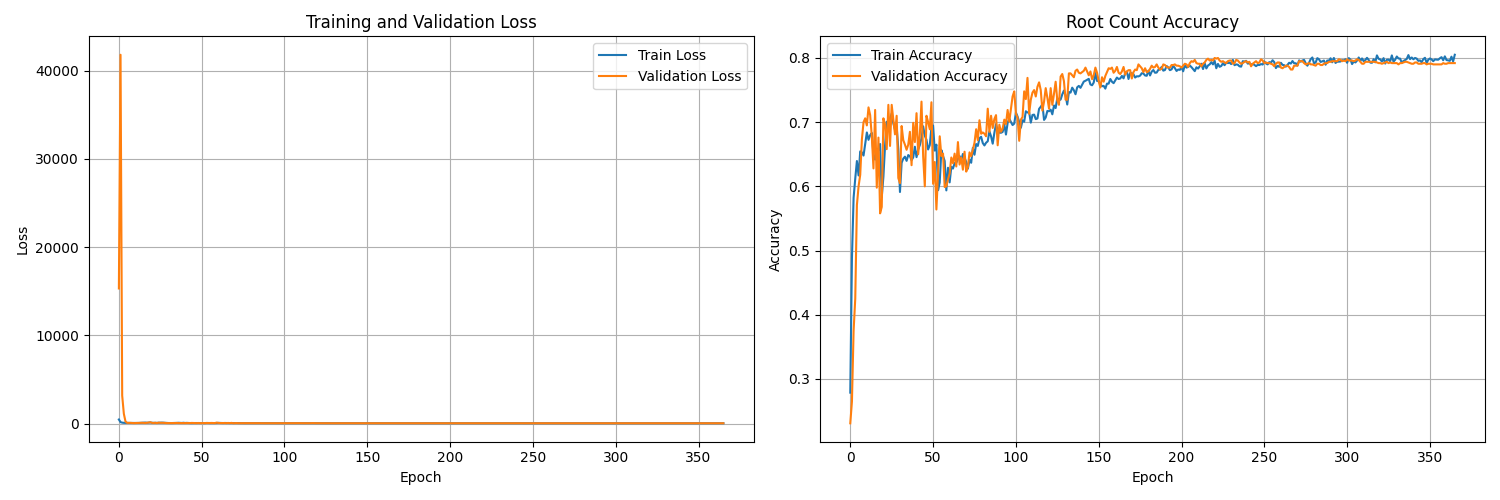

Here is the Python script that generated this plot:
import numpy as np
import pandas as pd
import torch
import torch.nn as nn
import torch.optim as optim
from torch.utils.data import Dataset, DataLoader
import matplotlib.pyplot as plt
from sklearn.model_selection import train_test_split
from sklearn.preprocessing import StandardScaler
from scipy.optimize import fsolve
import warnings
warnings.filterwarnings('ignore')

# GPU 사용 가능하면 GPU 사용
device = torch.device('cuda' if torch.cuda.is_available() else 'cpu')
print(f"사용 디바이스: {device}")

def calculate_actual_roots(a, b, c, domain_range=(-50, 50), step=1, tolerance=1e-8, max_roots=20):
    """실제 근을 수치적으로 계산하는 함수"""
    def f(x, a, b, c):
        """f(x) = e^x * x / (x^4 + bx^2 - cx - 5) - a"""
        if x == 0:
            return np.inf
        try:
            denominator = x**4 + b*x**2 - c*x - 5
            if abs(denominator) < 1e-12:  # 분모가 0에 가까우면
                return np.inf
            return np.exp(x) * x / denominator - a
        except:
            return np.inf
    
    roots = []
    initial_guesses = np.arange(domain_range[0], domain_range[1] + step, step)
    
    # fsolve를 사용한 근찾기
    for guess in initial_guesses:
        try:
            # fsolve 사용
            root_val = fsolve(lambda x: f(x, a, b, c), guess, full_output=True)
            if root_val[2] == 1:  # 수렴 성공
                x_root = root_val[0][0]
                
                # 실제로 근인지 확인
                if abs(f(x_root, a, b, c)) < tolerance:
                    # 중복 제거 (이미 찾은 근과 너무 가까우면 제외)
                    if not any(abs(x_root - r) < tolerance for r in roots):
                        # 정의역 내에 있는지 확인
                        if domain_range[0] <= x_root <= domain_range[1]:
                            roots.append(x_root)
                            
                            # 최대 근 개수 제한
                            if len(roots) >= max_roots:
                                break
        except:
            continue
    
    return sorted(roots)

class RootDataset(Dataset):
    """근 예측용 데이터셋"""
    def __init__(self, X, y_num, y_values):
        self.X = torch.FloatTensor(X)
        self.y_num = torch.FloatTensor(y_num)
        self.y_values = torch.FloatTensor(y_values)
    
    def __len__(self):
        return len(self.X)
    
    def __getitem__(self, idx):
        return self.X[idx], self.y_num[idx], self.y_values[idx]

class RootPredictorNet(nn.Module):
    """근 예측 신경망 - 최대 4개 근까지 예측"""
    def __init__(self, input_dim=3, hidden_dims=[128, 256, 512, 512, 256, 128], max_roots=3):
        super(RootPredictorNet, self).__init__()
        self.max_roots = max_roots
        
        # 공통 백본 네트워크
        layers = []
        prev_dim = input_dim
        
        for hidden_dim in hidden_dims:
            layers.extend([
                nn.Linear(prev_dim, hidden_dim),
                nn.ReLU(),
                nn.BatchNorm1d(hidden_dim),
                nn.Dropout(0.1 if hidden_dim <= 256 else 0.2)
            ])
            prev_dim = hidden_dim
        
        self.backbone = nn.Sequential(*layers)
        
        # 근의 개수 예측 헤드 (0개부터 4개까지)
        self.num_head = nn.Sequential(
            nn.Linear(hidden_dims[-1], 64),
            nn.ReLU(),
            nn.Dropout(0.1),
            nn.Linear(64, max_roots + 1),  # 0, 1, 2, 3, 4개 근
            nn.Softmax(dim=1)
        )
        
        # 근의 값 예측 헤드
        self.values_head = nn.Sequential(
            nn.Linear(hidden_dims[-1], 128),
            nn.ReLU(),
            nn.Dropout(0.1),
            nn.Linear(128, 64),
            nn.ReLU(),
            nn.Dropout(0.1),
            nn.Linear(64, max_roots)  # 최대 4개 근의 값
        )
    
    def forward(self, x):
        # 공통 특성 추출
        features = self.backbone(x)
        
        # 두 개의 헤드로 예측
        num_roots = self.num_head(features)
        root_values = self.values_head(features)
        
        return num_roots, root_values

class RootPredictor:
    def __init__(self, csv_file_path, max_roots=4):
        self.csv_file_path = csv_file_path
        self.model = None
        self.scaler = StandardScaler()
        self.device = device
        self.max_roots = max_roots
        
    def load_and_prepare_data(self):
        """CSV 파일에서 데이터 로드 및 전처리"""
        print("데이터 로딩 및 전처리 중...")
        
        # CSV 파일 읽기
        df = pd.read_csv(self.csv_file_path)
        print(f"원본 데이터 크기: {df.shape}")
        print(f"컬럼: {df.columns.tolist()}")
        
        # 입력 변수 (a, b, c)
        X = df[['a', 'b', 'c']].values
        
        # 근의 개수
        num_roots = df['num_roots'].values
        
        # 근의 값들 (root_1, root_2, root_3, ... 컬럼들)
        root_columns = [col for col in df.columns if col.startswith('root_')]
        print(f"근 컬럼들: {root_columns}")
        
        # 실제 근의 값들 추출
        y_roots = []
        for i, row in df.iterrows():
            roots = []
            num_roots_i = int(row['num_roots'])
            
            # 최대 4개까지만 사용
            for j in range(min(num_roots_i, self.max_roots)):
                if j < len(root_columns):
                    root_value = row[root_columns[j]]
                    if pd.notna(root_value):  # NaN이 아닌 경우만
                        roots.append(root_value)
            
            y_roots.append(roots)
        
        # 근의 개수별 분포 확인 (4개 초과는 4개로 제한)
        root_counts = [min(len(roots), self.max_roots) for roots in y_roots]
        unique, counts = np.unique(root_counts, return_counts=True)
        print("\n근의 개수별 분포 (4개 초과는 4개로 제한):")
        for num, count in zip(unique, counts):
            print(f"  {num}개 근: {count}개 샘플 ({count/len(y_roots)*100:.1f}%)")
        
        return X, y_roots
    
    def prepare_training_data(self, X, y_roots):
        """학습용 데이터 전처리"""
        print("학습용 데이터 변환 중...")
        
        # 입력 정규화
        X_scaled = self.scaler.fit_transform(X)
        
        # 근의 개수를 원핫인코딩
        y_num = []
        y_values = []
        
        for roots in y_roots:
            # 근의 개수 (최대 4개로 제한)
            num_roots = min(len(roots), self.max_roots)
            num_onehot = [0] * (self.max_roots + 1)
            num_onehot[num_roots] = 1
            y_num.append(num_onehot)
            
            # 근의 값들 (4개로 패딩)
            values = list(roots[:self.max_roots]) + [0.0] * (self.max_roots - len(roots[:self.max_roots]))
            y_values.append(values)
        
        return X_scaled, np.array(y_num), np.array(y_values)
    
    def masked_mse_loss(self, predicted_values, true_values, predicted_num):
        """마스킹된 MSE 손실"""
        batch_size = predicted_values.size(0)
        total_loss = 0
        valid_samples = 0
        
        for i in range(batch_size):
            num_roots = torch.argmax(predicted_num[i]).item()
            if num_roots > 0:
                loss = nn.MSELoss()(predicted_values[i, :num_roots], true_values[i, :num_roots])
                total_loss += loss
                valid_samples += 1
        
        return total_loss / max(valid_samples, 1)
    
    def train(self, epochs=100, batch_size=128, learning_rate=0.001, validation_split=0.2):
        """모델 학습"""
        print("=== PyTorch 복잡한 초월방정식 근 예측 신경망 학습 시작 (최대 4개 근) ===")
        
        # 데이터 로드
        X, y_roots = self.load_and_prepare_data()
        X_scaled, y_num, y_values = self.prepare_training_data(X, y_roots)
        
        print(f"전처리된 데이터 크기: X={X_scaled.shape}, y_num={y_num.shape}, y_values={y_values.shape}")
        
        # 학습/검증 데이터 분할
        X_train, X_val, y_num_train, y_num_val, y_values_train, y_values_val = train_test_split(
            X_scaled, y_num, y_values, test_size=validation_split, random_state=42, stratify=np.argmax(y_num, axis=1)
        )
        
        print(f"학습 데이터: {len(X_train)}개")
        print(f"검증 데이터: {len(X_val)}개")
        
        # 데이터로더 생성
        train_dataset = RootDataset(X_train, y_num_train, y_values_train)
        val_dataset = RootDataset(X_val, y_num_val, y_values_val)
        
        train_loader = DataLoader(train_dataset, batch_size=batch_size, shuffle=True)
        val_loader = DataLoader(val_dataset, batch_size=batch_size, shuffle=False)
        
        # 모델 생성
        self.model = RootPredictorNet(max_roots=self.max_roots).to(self.device)
        print(f"\n모델 파라미터 수: {sum(p.numel() for p in self.model.parameters()):,}")
        
        # 옵티마이저와 손실함수
        optimizer = optim.Adam(self.model.parameters(), lr=learning_rate, weight_decay=1e-5)
        scheduler = optim.lr_scheduler.ReduceLROnPlateau(optimizer, mode='min', factor=0.5, patience=25)
        
        ce_loss = nn.CrossEntropyLoss()
        
        # 학습 기록
        train_losses = []
        val_losses = []
        train_num_accs = []
        val_num_accs = []
        
        best_val_loss = float('inf')
        patience_counter = 0
        patience = 120
        
        print("\n=== 학습 시작 ===")
        
        for epoch in range(epochs):
            # 학습 모드
            self.model.train()
            train_loss = 0
            train_num_correct = 0
            train_total = 0
            
            for batch_x, batch_y_num, batch_y_values in train_loader:
                batch_x = batch_x.to(self.device)
                batch_y_num = batch_y_num.to(self.device)
                batch_y_values = batch_y_values.to(self.device)
                
                optimizer.zero_grad()
                
                # 순전파
                pred_num, pred_values = self.model(batch_x)
                
                # 손실 계산
                num_loss = ce_loss(pred_num, torch.argmax(batch_y_num, dim=1))
                values_loss = self.masked_mse_loss(pred_values, batch_y_values, batch_y_num)
                total_loss = num_loss + 10.0 * values_loss
                
                # 역전파
                total_loss.backward()
                torch.nn.utils.clip_grad_norm_(self.model.parameters(), max_norm=1.0)  # gradient clipping
                optimizer.step()
                
                train_loss += total_loss.item()
                
                # 정확도 계산
                _, predicted = torch.max(pred_num, 1)
                _, true_labels = torch.max(batch_y_num, 1)
                train_num_correct += (predicted == true_labels).sum().item()
                train_total += batch_y_num.size(0)
            
            # 검증 모드
            self.model.eval()
            val_loss = 0
            val_num_correct = 0
            val_total = 0
            
            with torch.no_grad():
                for batch_x, batch_y_num, batch_y_values in val_loader:
                    batch_x = batch_x.to(self.device)
                    batch_y_num = batch_y_num.to(self.device)
                    batch_y_values = batch_y_values.to(self.device)
                    
                    pred_num, pred_values = self.model(batch_x)
                    
                    num_loss = ce_loss(pred_num, torch.argmax(batch_y_num, dim=1))
                    values_loss = self.masked_mse_loss(pred_values, batch_y_values, batch_y_num)
                    total_loss = num_loss + 10.0 * values_loss
                    
                    val_loss += total_loss.item()
                    
                    _, predicted = torch.max(pred_num, 1)
                    _, true_labels = torch.max(batch_y_num, 1)
                    val_num_correct += (predicted == true_labels).sum().item()
                    val_total += batch_y_num.size(0)
            
            # 평균 계산
            train_loss /= len(train_loader)
            val_loss /= len(val_loader)
            train_acc = train_num_correct / train_total
            val_acc = val_num_correct / val_total
            
            # 기록
            train_losses.append(train_loss)
            val_losses.append(val_loss)
            train_num_accs.append(train_acc)
            val_num_accs.append(val_acc)
            
            # 스케줄러 업데이트
            scheduler.step(val_loss)
            current_lr = optimizer.param_groups[0]['lr']
            
            # 출력
            if (epoch + 1) % 5 == 0 or epoch == 0:
                print(f"Epoch [{epoch+1}/{epochs}]")
                print(f"  Train Loss: {train_loss:.4f}, Train Acc: {train_acc:.4f}")
                print(f"  Val Loss: {val_loss:.4f}, Val Acc: {val_acc:.4f}")
                print(f"  LR: {current_lr:.6f}")
            
            # Early Stopping
            if val_loss < best_val_loss:
                best_val_loss = val_loss
                patience_counter = 0
                # 최고 모델 저장
                torch.save(self.model.state_dict(), 'best_root_model_4max.pth')
            else:
                patience_counter += 1
                if patience_counter >= patience:
                    print(f"Early stopping at epoch {epoch+1}")
                    break
        
        # 최고 모델 로드
        self.model.load_state_dict(torch.load('best_root_model_4max.pth'))
        
        print("\n=== 학습 완료 ===")
        
        # 학습 과정 시각화
        self.plot_training_history(train_losses, val_losses, train_num_accs, val_num_accs)
        
        return {
            'train_losses': train_losses,
            'val_losses': val_losses,
            'train_accs': train_num_accs,
            'val_accs': val_num_accs
        }
    
    def plot_training_history(self, train_losses, val_losses, train_accs, val_accs):
        """학습 과정 시각화"""
        fig, axes = plt.subplots(1, 2, figsize=(15, 5))
        
        # 손실
        axes[0].plot(train_losses, label='Train Loss')
        axes[0].plot(val_losses, label='Validation Loss')
        axes[0].set_title('Training and Validation Loss')
        axes[0].set_xlabel('Epoch')
        axes[0].set_ylabel('Loss')
        axes[0].legend()
        axes[0].grid(True)
        
        # 정확도
        axes[1].plot(train_accs, label='Train Accuracy')
        axes[1].plot(val_accs, label='Validation Accuracy')
        axes[1].set_title('Root Count Accuracy')
        axes[1].set_xlabel('Epoch')
        axes[1].set_ylabel('Accuracy')
        axes[1].legend()
        axes[1].grid(True)
        
        plt.tight_layout()
        plt.show()
    
    def predict_roots(self, a, b, c):
        """근 예측 - 최대 4개까지"""
        if self.model is None:
            raise ValueError("모델이 학습되지 않았습니다.")
        
        self.model.eval()
        
        # 입력 정규화
        X_input = self.scaler.transform([[a, b, c]])
        X_tensor = torch.FloatTensor(X_input).to(self.device)
        
        with torch.no_grad():
            pred_num, pred_values = self.model(X_tensor)
            
            # CPU로 이동 후 numpy 변환
            pred_num = pred_num.cpu().numpy()
            pred_values = pred_values.cpu().numpy()
        
        # 근의 개수 결정
        predicted_num_roots = np.argmax(pred_num[0])
        predicted_probs = pred_num[0]  # 0개, 1개, 2개, 3개, 4개 근의 확률
        
        # 해당 개수만큼 근의 값 반환
        if predicted_num_roots == 0:
            return [], predicted_probs
        else:
            roots = pred_values[0][:predicted_num_roots].tolist()
            return roots, predicted_probs
    
    def evaluate_on_test_set(self, test_ratio=0.1):
        """테스트 세트로 성능 평가"""
        print("=== 테스트 세트 평가 ===")
        
        # 데이터 다시 로드
        X, y_roots = self.load_and_prepare_data()
        X_scaled, y_num, y_values = self.prepare_training_data(X, y_roots)
        
        # 테스트 세트 분리
        _, X_test, _, y_num_test, _, y_values_test = train_test_split(
            X_scaled, y_num, y_values, test_size=test_ratio, random_state=42, stratify=np.argmax(y_num, axis=1)
        )
        
        correct_count = 0
        total_error = 0
        
        for i in range(min(20, len(X_test))):  # 처음 20개만 출력
            # 원래 스케일로 복원
            original_params = self.scaler.inverse_transform([X_test[i]])[0]
            a, b, c = original_params
            
            # 예측
            predicted_roots, probs = self.predict_roots(a, b, c)
            
            # 실제 값
            true_num_roots = np.argmax(y_num_test[i])
            true_roots = y_values_test[i][:true_num_roots].tolist() if true_num_roots > 0 else []
            
            print(f"\n테스트 {i+1}:")
            print(f"  파라미터: a={a:.3f}, b={b:.3f}, c={c:.3f}")
            print(f"  실제 근 ({true_num_roots}개): {[f'{r:.4f}' for r in true_roots]}")
            print(f"  예측 근 ({len(predicted_roots)}개): {[f'{r:.4f}' for r in predicted_roots]}")
            print(f"  예측 확률 [0,1,2,3,4개]: {[f'{p:.3f}' for p in probs]}")
            
            if len(predicted_roots) == len(true_roots):
                correct_count += 1
                if len(true_roots) > 0:
                    true_sorted = sorted(true_roots)
                    pred_sorted = sorted(predicted_roots)
                    error = np.mean([abs(t - p) for t, p in zip(true_sorted, pred_sorted)])
                    total_error += error
                    print(f"  평균 오차: {error:.4f}")
                else:
                    print("  ✅ 정확 (0개 근)")
            else:
                print("  ❌ 근의 개수 불일치")
        
        test_samples = min(20, len(X_test))
        accuracy = correct_count / test_samples
        avg_error = total_error / max(correct_count, 1)
        
        print(f"\n=== 평가 결과 ===")
        print(f"근의 개수 정확도: {accuracy:.1%}")
        print(f"평균 근의 값 오차: {avg_error:.4f}")
        
        return accuracy, avg_error

# 메인 실행 코드
if __name__ == "__main__":
    # CSV 파일 경로 설정
    csv_file_path = 'neural_network_dataset5.csv'  # 파일 경로를 실제 경로로 변경하세요
    
    # 예측기 생성 (최대 4개 근까지 처리)
    predictor = RootPredictor(csv_file_path, max_roots=3)
    
    # 학습 실행
    history = predictor.train(
        epochs=500,
        batch_size=1024,
        learning_rate=0.04,
        validation_split=0.2
    )
    
    # 테스트 세트로 성능 평가
    predictor.evaluate_on_test_set(test_ratio=0.1)
    
    # 개별 예측 테스트 (실제 근과 비교)
    print("\n=== 개별 예측 테스트 (실제 근과 비교) ===")
    print("방정식: e^x * x / (x^4 + bx^2 - cx - 5) - a = 0")
    print("-" * 60)
    
    test_cases = [
        (1.0, 2.0, 3.0),
        (-0.5, 1.5, -2.0),
        (0.8, -1.0, 0.5),
        (2.5, 0.0, 1.0),
        (-1.2, 3.0, -1.5),
        (0.3, -0.8, 2.2),
        (1.8, 1.2, -0.7),
        (-0.9, -1.5, 1.8)
    ]
    
    for i, (a, b, c) in enumerate(test_cases):
        try:
            print(f"\n테스트 케이스 {i+1}:")
            print(f"파라미터: a={a}, b={b}, c={c}")
            
            # 실제 근 계산 (수치적 방법)
            print("실제 근 계산 중...")
            actual_roots = calculate_actual_roots(a, b, c)
            
            # 신경망 예측
            predicted_roots, probs = predictor.predict_roots(a, b, c)
            
            print(f"  실제 근 ({len(actual_roots)}개): {[f'{r:.4f}' for r in actual_roots]}")
            print(f"  예측 근 ({len(predicted_roots)}개): {[f'{r:.4f}' for r in predicted_roots]}")
            print(f"  예측 확률 [0,1,2,3,4개]: {[f'{p:.3f}' for p in probs]}")
            
            # 정확도 평가
            if len(actual_roots) == len(predicted_roots):
                if len(actual_roots) == 0:
                    print("  ✅ 정확 (실근 없음)")
                else:
                    actual_sorted = sorted(actual_roots)
                    predicted_sorted = sorted(predicted_roots)
                    errors = [abs(a - p) for a, p in zip(actual_sorted, predicted_sorted)]
                    avg_error = np.mean(errors)
                    print(f"  평균 오차: {avg_error:.4f}")
                    if avg_error < 0.5:
                        print("  ✅ 매우 정확")
                    elif avg_error < 2.0:
                        print("  ⚠️  약간 부정확")
                    else:
                        print("  ❌ 부정확")
            else:
                print("  ❌ 근의 개수 불일치")
            
        except Exception as e:
            print(f"테스트 케이스 {i+1}: a={a}, b={b}, c={c} → 예측 실패: {e}")
        print("-" * 40)
    
    print(f"\n학습된 모델이 'best_root_model_4max.pth'에 저장되었습니다!")
    print("복잡한 초월방정식 e^x * x / (x^4 + bx^2 - cx - 5) - a = 0의 근을 예측하는 신경망입니다.")
